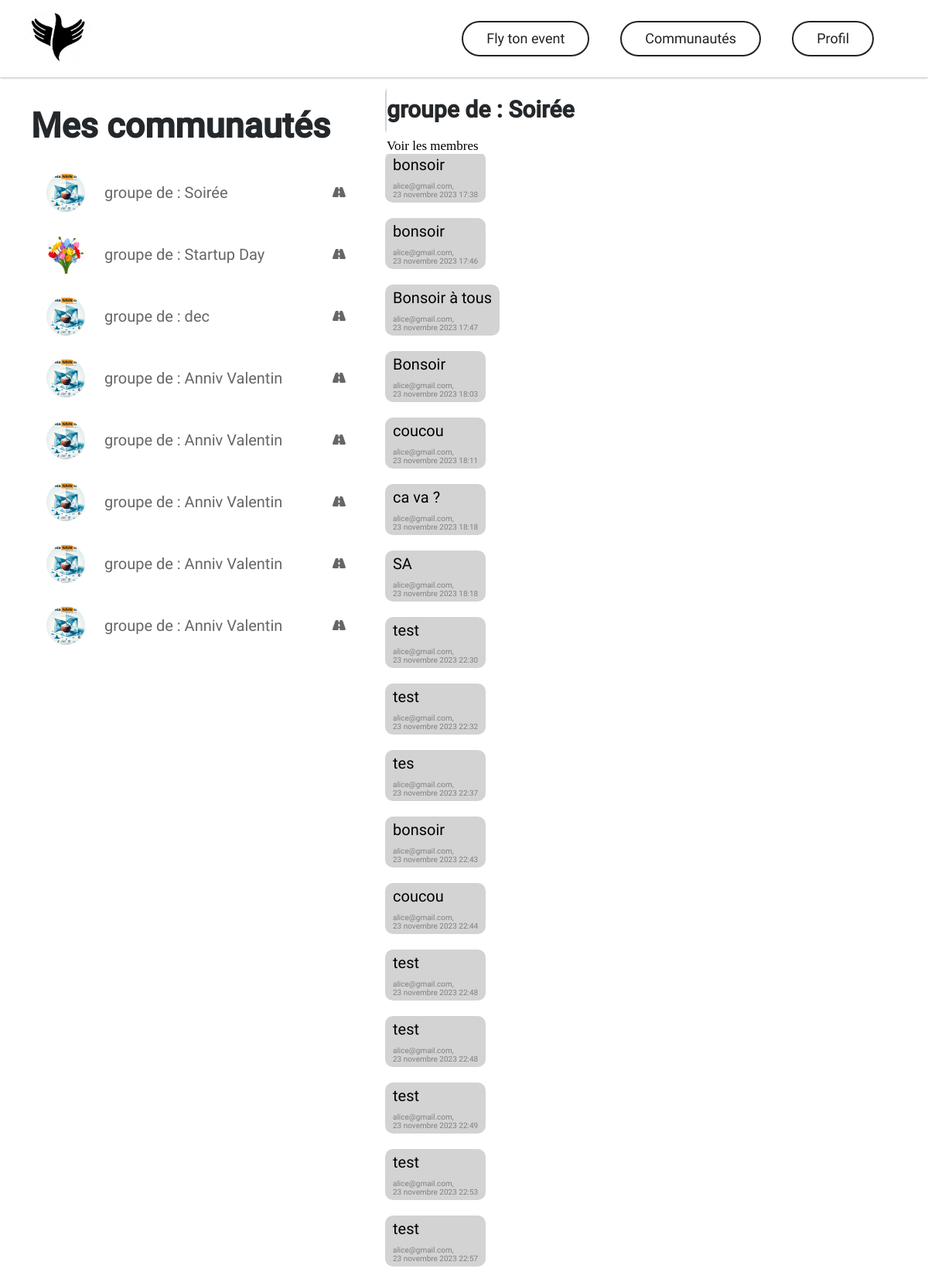
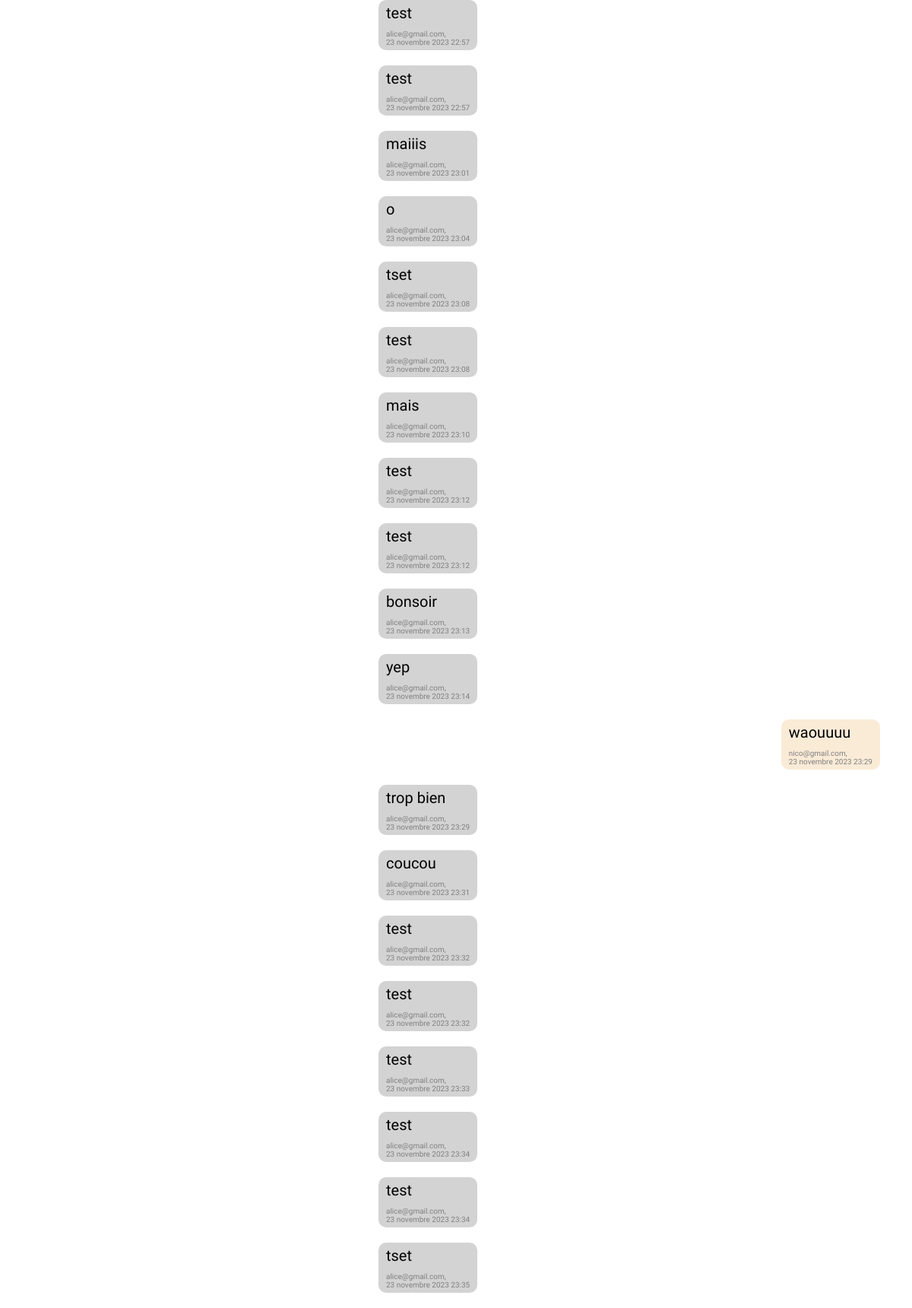
The page /Room_chat/11/ (signed in, upper part) on the database its author committed (2 pictures, top to bottom).
### Chat/models.py (models this page shows, shortened)
class Room(models.Model):
    ACTIVE = 'active'
    CLOSED = 'closed'
    CHOICES_STATUS = (
        (CLOSED, 'closed'),
        (ACTIVE, 'active'),
    )
    eId = models.IntegerField(default=0)
    name = models.CharField(max_length=255, blank=True, null=True)
    messages = models.ManyToManyField(Message, blank=True)
    status = models.CharField(
        max_length=20, choices=CHOICES_STATUS, default=ACTIVE)
    created_at = models.DateTimeField(auto_now_add=True)
    event = models.OneToOneField(
        Event, on_delete=models.CASCADE, related_name='room', null=True)
    class Meta:
        ordering = ('-created_at',)

class Message(models.Model):
    body = models.TextField()
    sent_by = models.CharField(max_length=255)
    created_at = models.DateTimeField(auto_now_add=True)
    created_by = models.ForeignKey(
        User, blank=True, null=True, on_delete=models.SET_NULL)
    class Meta:
        ordering = ('created_at',)

### Flow/models.py (models this page shows)
class Event(models.Model):
    EVENT_TYPES = [
        	('conference', 'Conférence'),
            ('workshop', 'Atelier'),
            ('meetup', 'Rencontre'),
            ('party', 'Soirée'),
            ('spectacle', 'Spectacle'),
            ('sport', 'Sport'),
            ('other', 'Autre')
    ]
    title = models.CharField(max_length=100)
    description = models.CharField(max_length=500, default='')
    event_type = models.CharField(max_length=20, choices=EVENT_TYPES, default='other',null=True)
    date = models.DateField(default=default_event_date, blank=True)
    place = models.CharField(max_length=100, default='')
    created_by = models.ForeignKey(User, on_delete=models.CASCADE, related_name='events', null=True)
    is_paid_event = models.BooleanField(default=False)
    ticket_price = models.DecimalField(max_digits=10, decimal_places=2, default=0, null=True)
    money_man = models.ForeignKey(User, on_delete=models.CASCADE, related_name='money_man', null=True)
    created_at = models.DateTimeField(auto_now_add=True)
    image = models.ImageField(upload_to='event/', null=True, blank=True, default="event/default.jpg")
    members = models.ManyToManyField(User, related_name='joined_events', blank=True)
    max_members = models.PositiveIntegerField(default=10)
    Roadmap = models.TextField(default='', null=True)
    Likes = models.IntegerField(default=0, blank=True, null=True)

### Chat/views.py (the view)
# urls.py: path('Room_chat/<int:eId>/', Chat.views.Room_chat, name='Room_chat'),
@login_required
def Room_chat(request, eId):
    def Time(a):
        return timesince(a)
    event = Event.objects.get(id=eId)
    room = Room.objects.get(eId=eId)
    eIds = Event.objects.filter(
        members=request.user).values_list('id', flat=True)
    rooms = Room.objects.filter(eId__in=eIds)
    user = request.user
    return render(request, 'Chat/Room_chat.html', {
        'room': room,
        'rooms': rooms,
        'user': user,
        'event': event,
        'eId': eId,
        'Time': Time,
    })

### Chat/templates/Chat/Room_chat.html (shortened to what this page needs)
{% extends 'Chat/base.html' %}
{% load static %}
{% block head %}<link href="{% static 'Chat/css/home.css' %}" rel="stylesheet" />{% endblock %}
{% block content %}
    <div class="container-conv" id="scrollPart">
        <div class="zone_body">
            <h2> {{room.name}}</h2>
            <a href="{% url 'room_detail' room.eId %}">Voir les membres</a>
        </div>
        <div id="chatLogElement">
            {% for message in room.messages.all %}
                {% if user.username == message.sent_by %}
                    <div class="message_own">
                        <p class="message_body">{{message.body}}</p>
                        <p class ="date_message">{{message.sent_by}}, <br>{{message.created_at}}</p>
                    </div>
                {% else %}
                <div class="message_other">
                    <p class="message_body">{{message.body}}</p>
                    <p class ="date_message">{{message.sent_by}}, <br>{{message.created_at}}</p>
                </div>
                {% endif %}
            {% endfor %}
        </div>
    </div>
{% endblock %}

### Chat/templates/Chat/base.html (shortened to what this page needs)
{% load static %}
<!DOCTYPE html>
<html>
    <head>
        {% block head %}{% endblock %}
        <link href="{% static 'Chat/css/base.css' %}" rel="stylesheet" />
        <link href="https://cdn.jsdelivr.net/npm/simple-datatables@7.1.2/dist/style.min.css" rel="stylesheet" />
    </head>
<body>
    <nav>
        <div class="navbar">
            <div class="left-navbar">
                <a class="logo" href="{% url 'home' %}"><img src="{% static 'Flow/assets/img/logo.png' %}" alt="Logo"></a>
            </div>
            <div class="right-navbar">
                {% if request.user.is_authenticated %}
                    <a class="link-nav" href="{% url 'create_event' %}">Fly ton event</a>
                    <a class="link-nav" href="{% url 'GroupPage' %}">Communautés</a>
                    <a class="link-nav" href="{% url 'profile' %}">Profil</a>
                {% else %}
                    <a class="link-nav" href="{% url 'login' %}">Se connecter</a>
                {% endif %}
            </div>
        </div>
    </nav>
    <main>
        <nav class="sidenav">
            <h1>Mes communautés</h1>
            {% if rooms %}
            {% for room in rooms %}
            <div class="room-container">
                <a class="conv" href="{% url 'Room_chat' room.eId %}">
                    <img src="{{room.event.image.url}}" alt="Avatar de la conversation">
                    <p>{{room.name}}</p>
                </a>
                <a href="{% url 'Roadmap' room.eId %}"><i class="fa-solid fa-road"></i> </a>
            </div>
            {% endfor %}
            {% else %}
            <h2>Pas de communautés pour l'instant.</h2>
            {% endif %}
        </nav>
        {% block content %}
        {% endblock %}
    </main>
</body>
</html>

### Chat/static/Chat/css/home.css (style rules this page uses)
.container-conv { margin-top: 100px; display: flex; flex-direction: column; align-items: center; margin-left: 450px; width: calc(100vw - 460px); height: calc(100vh - 230px); overflow-x: hidden; margin-bottom: 100px; overflow-y: scroll; }
#chatLogElement { display: flex; flex-direction: column; width: 700px; padding-left: 30px; padding-right: 30px; }
.message_own { display: flex; flex-direction: column; align-items: flex-start; margin-bottom: 10px; margin-left: auto; margin-right: 20px; margin-top: 10px; width: fit-content; background-color: antiquewhite; border-radius: 10px; padding-left: 5px; padding-right: 5px; max-width: 500px; }
p { margin: 5px !important; }
.message_other { display: flex; flex-direction: column; align-items: flex-start; margin-bottom: 10px; margin-right: auto; margin-left: 20px; margin-top: 10px; width: fit-content; background-color: lightgray; border-radius: 10px; padding-left: 5px; padding-right: 5px; max-width: 500px; }
.zone_body { position: fixed; top: 100px; left: 500px; background-color: white; }
.zone_body a { text-decoration: none; color: black; font-size: 17px; }
.date_message { font-size: 10px; color: grey; }

### Chat/static/Chat/css/base.css (style rules this page uses)
h1 { font-size: 45px; font-weight: 600; line-height: 1.15em; margin-bottom: 20px; color: #25282b; font-family: 'Roboto-Medium'; }
h2 { font-size: 30px; font-weight: 600; line-height: 1.15em; margin-bottom: 20px; color: #25282b; font-family: 'Roboto-Medium'; }
p { font-size: 20px; font-family: 'Roboto-Regular'; }
.navbar { display: flex; align-items: center; justify-content: space-between; padding: 10px; background-color: #fff; box-shadow: 0 0 3px 0 rgba(0, 0, 0, 0.5); position: fixed; top: 0; right: 0; left: 0; z-index: 1000; height: 80px; padding-right: 50px; }
.left-navbar { display: flex; flex-direction: row; align-items: center; justify-content: center; gap: 20px; width: fit-content; }
.right-navbar { display: flex; flex-direction: row; align-items: center; justify-content: center; gap: 20px; width: fit-content; }
.link-nav { text-decoration: none; font-family: 'Roboto-Regular'; line-height: 42px; padding-left: 30px; padding-right: 30px; border-radius: 25px; background: 0 0; border: 2px solid #222; color: #222; display: inline-block; transition: all .3s ease 0s; cursor: pointer; position: relative; font-size: 18px; margin-right: 20px; }
.logo { margin-left: 20px; }
.logo img { height: 70px; }
.sidenav { height: calc(100vh - 140px); width: 400px; position: fixed; z-index: 1; top: 0; left: 0; background-color: #fff; overflow-x: hidden; overflow-y: auto; transition: 0.5s; padding: 40px; padding-top: 0; margin-top: 100px; }
.room-container { display: flex; flex-direction: row; align-items: center; justify-content: left; gap: 20px; width: 100%; height: 80px; padding-left: 20px; padding-right: 10px; text-decoration: none; font-family: 'Roboto-Regular'; color: black; font-size: 15px; }
.room-container a { text-decoration: none; font-family: 'Roboto-Regular'; color: rgb(102, 102, 102); font-size: 15px; }
.room-container img { height: 50px; width: 50px; border-radius: 50%; }
.conv { width: 350px; display: flex; flex-direction: row; align-items: center; justify-content: left; }
.conv img { margin-right: 20px; }

### rows shown on the page
Room: event.image (placeholder picture), name "groupe de : Soirée"
Room: event.image (picture), name "groupe de : Startup Day"
Room: event.image (placeholder picture), name "groupe de : dec"
Room: event.image (placeholder picture), name "groupe de : Anniv Valentin"
Room: event.image (placeholder picture), name "groupe de : Anniv Valentin"
Room: event.image (placeholder picture), name "groupe de : Anniv Valentin"
Room: event.image (placeholder picture), name "groupe de : Anniv Valentin"
Room: event.image (placeholder picture), name "groupe de : Anniv Valentin"
Message: body "bonsoir", sent_by "alice@gmail.com", created_at "23 novembre 2023 17:38"
Message: body "bonsoir", sent_by "alice@gmail.com", created_at "23 novembre 2023 17:46"
Message: body "Bonsoir à tous", sent_by "alice@gmail.com", created_at "23 novembre 2023 17:47"
Message: body "Bonsoir", sent_by "alice@gmail.com", created_at "23 novembre 2023 18:03"
Message: body "coucou", sent_by "alice@gmail.com", created_at "23 novembre 2023 18:11"
Message: body "ca va ?", sent_by "alice@gmail.com", created_at "23 novembre 2023 18:18"
Message: body "SA", sent_by "alice@gmail.com", created_at "23 novembre 2023 18:18"
Message: body "test", sent_by "alice@gmail.com", created_at "23 novembre 2023 22:30"
Message: body "test", sent_by "alice@gmail.com", created_at "23 novembre 2023 22:32"
Message: body "tes", sent_by "alice@gmail.com", created_at "23 novembre 2023 22:37"
Message: body "bonsoir", sent_by "alice@gmail.com", created_at "23 novembre 2023 22:43"
Message: body "coucou", sent_by "alice@gmail.com", created_at "23 novembre 2023 22:44"
Message: body "test", sent_by "alice@gmail.com", created_at "23 novembre 2023 22:48"
Message: body "test", sent_by "alice@gmail.com", created_at "23 novembre 2023 22:48"
Message: body "test", sent_by "alice@gmail.com", created_at "23 novembre 2023 22:49"
Message: body "test", sent_by "alice@gmail.com", created_at "23 novembre 2023 22:53"
Message: body "test", sent_by "alice@gmail.com", created_at "23 novembre 2023 22:57"
Message: body "test", sent_by "alice@gmail.com", created_at "23 novembre 2023 22:57"
Message: body "test", sent_by "alice@gmail.com", created_at "23 novembre 2023 22:57"
Message: body "maiiis", sent_by "alice@gmail.com", created_at "23 novembre 2023 23:01"
Message: body "o", sent_by "alice@gmail.com", created_at "23 novembre 2023 23:04"
Message: body "tset", sent_by "alice@gmail.com", created_at "23 novembre 2023 23:08"
Message: body "test", sent_by "alice@gmail.com", created_at "23 novembre 2023 23:08"
Message: body "mais", sent_by "alice@gmail.com", created_at "23 novembre 2023 23:10"
Message: body "test", sent_by "alice@gmail.com", created_at "23 novembre 2023 23:12"
Message: body "test", sent_by "alice@gmail.com", created_at "23 novembre 2023 23:12"
Message: body "bonsoir", sent_by "alice@gmail.com", created_at "23 novembre 2023 23:13"
Message: body "yep", sent_by "alice@gmail.com", created_at "23 novembre 2023 23:14"
Message: body "waouuuu", sent_by "nico@gmail.com", created_at "23 novembre 2023 23:29"
Message: body "trop bien", sent_by "alice@gmail.com", created_at "23 novembre 2023 23:29"
Message: body "coucou", sent_by "alice@gmail.com", created_at "23 novembre 2023 23:31"
Message: body "test", sent_by "alice@gmail.com", created_at "23 novembre 2023 23:32"
Message: body "test", sent_by "alice@gmail.com", created_at "23 novembre 2023 23:32"
Message: body "test", sent_by "alice@gmail.com", created_at "23 novembre 2023 23:33"
Message: body "test", sent_by "alice@gmail.com", created_at "23 novembre 2023 23:34"
Message: body "test", sent_by "alice@gmail.com", created_at "23 novembre 2023 23:34"
Message: body "tset", sent_by "alice@gmail.com", created_at "23 novembre 2023 23:35"
